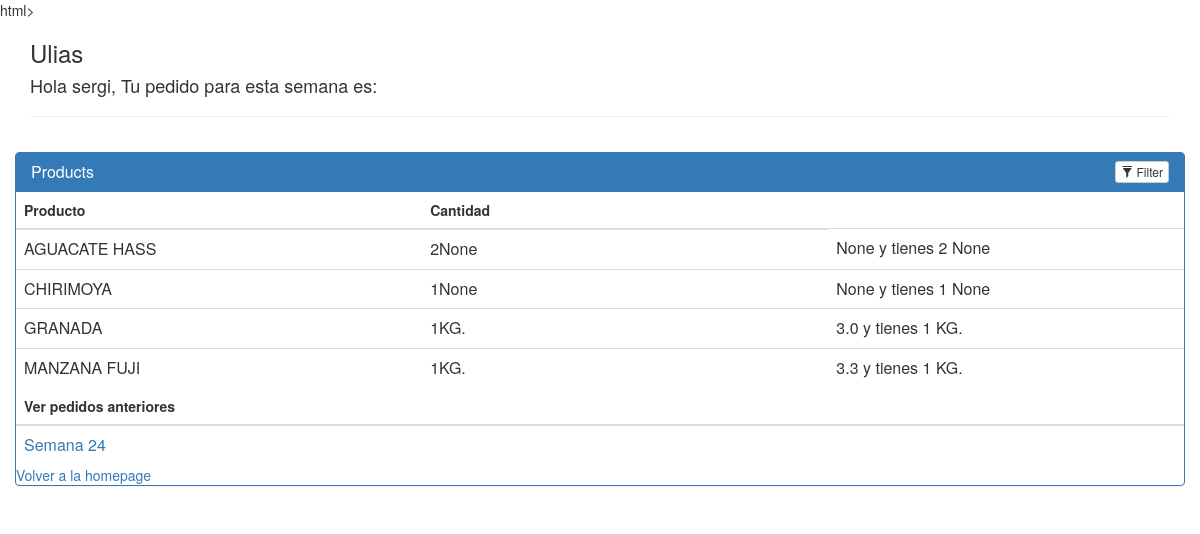
The app's page /agricultores/1/postorder (signed in) with its own data.
### application/models.py (models this page shows, shortened)
class Agricultor(db.Model):
	__tablename__ = 'agricultor'
	name = db.Column(db.String(80), nullable = False)
	id = db.Column(db.Integer, primary_key = True)
	def __init__(self, name):
		self.name = name
	def __repr__(self):
		return '<Agricultor %r>' % self.name

class User(UserMixin, db.Model):
	__tablename__ = "user"
	id = db.Column(db.Integer, primary_key=True)
	username = db.Column(db.String(15), unique=True)
	email = db.Column(db.String(50), unique=True)
	password = db.Column(db.String(80))

class Pedido(db.Model):
	__tablename__= 'pedido'
	id = db.Column(db.Integer, primary_key = True)
	quantity = db.Column(db.String(30))
	week = db.Column(db.Integer)
	product_name = db.Column(db.String(80), db.ForeignKey('productos.product_title'))
	product_price = db.Column(db.Float(8), db.ForeignKey('productos.unit_price'))
	product_units = db.Column(db.String(80), db.ForeignKey('productos.units'))
	user_name = db.Column(db.String(30), db.ForeignKey('user.username'))
	email = db.Column(db.String(50), db.ForeignKey('user.email'))
	user_email = db.relationship(User, foreign_keys=[email])
	user = db.relationship(User, foreign_keys=[user_name])
	product_price_join = db.relationship(Productos, foreign_keys=[product_price])
	product_unit_join = db.relationship(Productos, foreign_keys=[product_units])
	product = db.relationship(Productos, foreign_keys=[product_name])
	year = db.Column(db.Integer, default=date.today().year)
	week = db.Column(db.Integer, default=date.today().isocalendar()[1])

### application.py (the view)
@application.route('/agricultores/<int:agricultor_id>/postorder', methods=['GET', 'POST'])
@login_required
def postOrder(agricultor_id):
    db.session.commit()
    agricultor = db.session.query(Agricultor).filter_by(id=agricultor_id).one()
    weeks = db.session.query(Pedido.week).filter_by(user_name = current_user.username).distinct()
    order = db.session.query(Pedido).filter_by(user_name = current_user.username, week = date.today().isocalendar()[1])
    return render_template('postOrder.html', agricultor=agricultor, order = order, weeks = weeks, user_name = current_user.username)

### application.py (called while the page is built)
@login_manager.user_loader
def load_user(user_id):
    return User.query.get(int(user_id))

### application/templates/postOrder.html (shortened to what this page needs)
<head>
	<link rel=stylesheet type=text/css href="{{ url_for('static', filename='styles.css') }}">
	<link rel=stylesheet type=text/css href="https://netdna.bootstrapcdn.com/bootstrap/3.1.0/css/bootstrap.min.css">
</head>
<body>
	<div class="container">
	    <h3>{{agricultor.name}}</h3>
	    <h4>Hola {{current_user.username}}, Tu pedido para esta semana es:</h4>
	    <hr>
	    <div class="row">
	        <div class="panel panel-primary filterable">
	            <div class="panel-heading">
	                <h3 class="panel-title">Products</h3>
	                <div class="pull-right">
	                    <button class="btn btn-default btn-xs btn-filter"><span class="glyphicon glyphicon-filter"></span> Filter</button>
	                </div>
	            </div>
	            <table class="table">
	                <thead>
	                    <tr class="filters">
	                        <th><input type="text" class="form-control" placeholder="Producto" disabled></th>
	                        <th><input type="text" class="form-control" placeholder="Cantidad" disabled></th>
	                    </tr>
	                </thead>
	                <tbody>
	                		<tr>
		                		{% for i in order %}
								<td>{{i.product_name}}</td>
	                        	<td>{{i.quantity}}{{i.product_units}}</td>
	                        	<td>{{i.product_price}} y tienes {{i.quantity}} {{i.product_units}}</td>
	                    	</tr>
	                    		{% endfor %}
	                </tbody>
	            </table>
	            <table class="table">
	                <thead>
	                    <tr class="filters">
	                        <th><input type="text" class="form-control" placeholder="Ver pedidos anteriores" disabled></th>
	                    </tr>
	                </thead>
	                <tbody>
	                		<tr>
		                		{% for i in weeks %}
								<td><a href = "{{url_for('historicalOrders', agricultor_id = agricultor.id, week = i.week)}}">Semana {{i.week}}</a></td>
	                    	</tr>
	                    		{% endfor %}
	                </tbody>
	            </table>
	            <div>
	                <a href= "{{url_for('onepage')}}">Volver a la homepage</a>
	            </div>
	        </div>
	    </div>
	</div>
</body>
</html>

### application/static/styles.css (style rules this page uses)
.filterable { margin-top: 15px; }
.filterable .panel-heading .pull-right { margin-top: -20px; }
.filterable .filters input[disabled] { background-color: transparent; border: none; cursor: auto; box-shadow: none; padding: 0; height: auto; }

### records on screen
Agricultor: name "Ulias"
User: username "sergi"
Pedido: product_name "AGUACATE HASS", quantity "2", product_units "None", product_price "None"
Pedido: product_name "CHIRIMOYA", quantity "1", product_units "None", product_price "None"
Pedido: product_name "GRANADA", quantity "1", product_units "KG.", product_price "3.0"
Pedido: product_name "MANZANA FUJI", quantity "1", product_units "KG.", product_price "3.3"

### other values on screen
{{ i.week }} "24"
